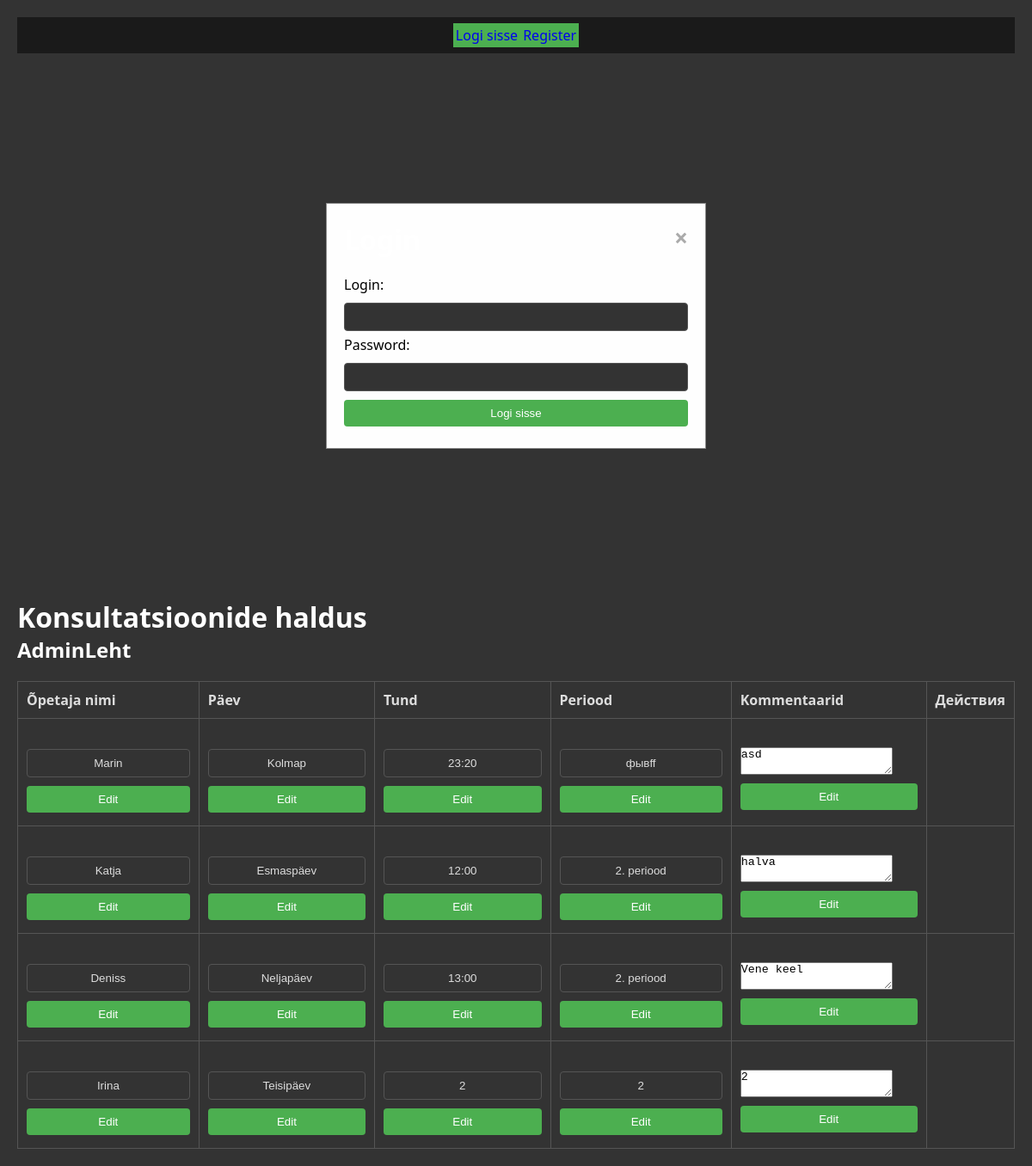
The app's page /kons/adminleht.php with its own data.
### tables this page shows
CREATE TABLE `konsultatsioon` (
  `id` int(11) NOT NULL,
  `nimi` varchar(255) NOT NULL,
  `päev` varchar(50) NOT NULL,
  `tund` varchar(50) NOT NULL,
  `klassiruum` varchar(50) DEFAULT NULL,
  `periood` varchar(50) NOT NULL,
  `kommentaar` text DEFAULT NULL
);

### kons/adminleht.php (the view, shortened to what this page needs)
<!DOCTYPE html>
<html lang="et">
<head>
    <link rel="stylesheet" href="style.css">
</head>
<body>
<header>
    <?php
    if (isset($_SESSION['kasutajanimi'])) {
        echo "<h1>Tere, {$_SESSION['kasutajanimi']}</h1>";
        echo "<a href='logout.php'>Logi välja</a>";
    } else {
        echo "<a href='login.php' >Logi sisse</a>";
        echo "<a href='register.php'>Register</a>";
    }
    ?>
</header>
<div id="loginModal" class="modal">
    <div class="modal-content">
        <span class="close" onclick="closeModal()">&times;</span>
        <h1>Login</h1>
        <form id="loginForm" action="login.php" method="post">
            <label for="login">Login:</label>
            <input type="text" name="login" required>
            <br>
            <label for="pass">Password:</label>
            <input type="password" name="pass" required>
            <br>
            <input type="submit" value="Logi sisse">
        </form>
    </div>
</div>
<h1>Konsultatsioonide haldus</h1>
<h2>AdminLeht</h2>
<table>
    <tr>
        <th>Õpetaja nimi</th>
        <th>Päev</th>
        <th>Tund</th>
        <th>Periood</th>
        <th>Kommentaarid</th>
        <th>Действия</th>
    </tr>
    <?php
    global $yhendus;
    $kask = $yhendus->prepare("SELECT id, nimi, päev, tund, kommentaar, periood FROM konsultatsioon");
    $kask->bind_result($id, $nimi, $paev, $tund, $kommentaar, $periood);
    $kask->execute();
    while ($kask->fetch()) {
        echo "<tr>";
        echo "<td><form action='' method='POST'><input type='hidden' name='konsEdit' value='$id'><input type='text' name='value' value='$nimi'><input type='hidden' name='field' value='nimi'><input type='submit' value='Edit'></form></td>";
        echo "<td><form action='' method='POST'><input type='hidden' name='konsEdit' value='$id'><input type='text' name='value' value='$paev'><input type='hidden' name='field' value='päev'><input type='submit' value='Edit'></form></td>";
        echo "<td><form action='' method='POST'><input type='hidden' name='konsEdit' value='$id'><input type='text' name='value' value='$tund'><input type='hidden' name='field' value='tund'><input type='submit' value='Edit'></form></td>";
        echo "<td><form action='' method='POST'><input type='hidden' name='konsEdit' value='$id'><input type='text' name='value' value='$periood'><input type='hidden' name='field' value='periood'><input type='submit' value='Edit'></form></td>";
        echo "<td><form action='' method='POST'><input type='hidden' name='konsEdit' value='$id'><textarea name='value'>$kommentaar</textarea><input type='hidden' name='field' value='kommentaar'><input type='submit' value='Edit'></form></td>";
        echo "<td>";
        echo "</td>";
        echo "</tr>";
    }
    ?>
</table>
</body>
</html>

### kons/style.css (style rules this page uses)
* { margin: 0; padding: 0; }
body { font-family: 'Segoe UI', Tahoma, Geneva, Verdana, sans-serif; background-color: #333; color: white; margin: 20px; }
header { background-color: #1a1a1a; padding: 10px; text-align: center; color: #ddd; }
a { padding: 3px; background-color: #4caf50; text-decoration: none; }
form { margin-top: 20px; }
label { display: block; margin-bottom: 5px; color: #ddd; }
input[type="text"], input[type="password"], input[type="submit"] { text-align: center; width: 100%; padding: 8px; margin: 5px 0; box-sizing: border-box; border: 1px solid #555; border-radius: 4px; background-color: #333; color: #ddd; }
input[type="submit"] { background-color: #4caf50; color: #fff; cursor: pointer; border: none; border-radius: 4px; }
table { width: 100%; border-collapse: collapse; margin-top: 20px; }
th, td { border: 1px solid #555; padding: 10px; text-align: left; }
th { background-color: #333; color: #ddd; }
.modal-content { background-color: #fefefe; margin: 10% auto; padding: 20px; border: 1px solid #888; width: 80%; max-width: 400px; }
.modal-content { background-color: #fefefe; margin: 15% auto; padding: 20px; border: 1px solid #888; width: 40%; }
.close { color: #aaa; float: right; font-size: 28px; font-weight: bold; }
label { color:black; }

### records on screen
konsultatsioon: value "Marin", value "Kolmap", value "23:20", value "фывff", value "asd"
konsultatsioon: value "Katja", value "Esmaspäev", value "12:00", value "2. periood", value "halva"
konsultatsioon: value "Deniss", value "Neljapäev", value "13:00", value "2. periood", value "Vene keel"
konsultatsioon: value "Irina", value "Teisipäev", value "2"
